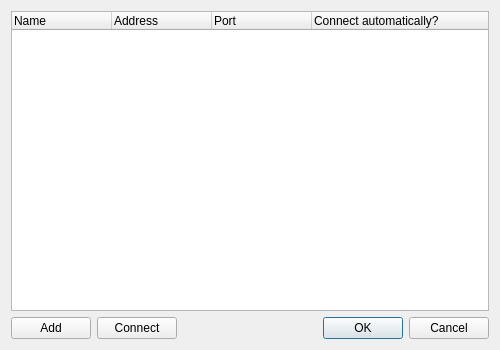
<?xml version="1.0" encoding="UTF-8"?>
<ui version="4.0">
 <class>ServerListDialog</class>
 <widget class="QDialog" name="ServerListDialog">
  <property name="geometry">
   <rect>
    <x>0</x>
    <y>0</y>
    <width>500</width>
    <height>350</height>
   </rect>
  </property>
  <property name="sizePolicy">
   <sizepolicy hsizetype="Expanding" vsizetype="Expanding">
    <horstretch>0</horstretch>
    <verstretch>0</verstretch>
   </sizepolicy>
  </property>
  <property name="minimumSize">
   <size>
    <width>400</width>
    <height>300</height>
   </size>
  </property>
  <property name="windowTitle">
   <string>Servermanager</string>
  </property>
  <property name="windowIcon">
   <iconset resource="OpenRcon.qrc">
    <normaloff>:/icons/openrcon.png</normaloff>:/icons/openrcon.png</iconset>
  </property>
  <layout class="QGridLayout" name="gridLayout">
   <item row="0" column="0" colspan="3">
    <widget class="QTreeWidget" name="treeWidget">
     <property name="enabled">
      <bool>true</bool>
     </property>
     <property name="contextMenuPolicy">
      <enum>Qt::CustomContextMenu</enum>
     </property>
     <column>
      <property name="text">
       <string>Name</string>
      </property>
     </column>
     <column>
      <property name="text">
       <string>Address</string>
      </property>
     </column>
     <column>
      <property name="text">
       <string>Port</string>
      </property>
     </column>
     <column>
      <property name="text">
       <string>Connect automatically?</string>
      </property>
     </column>
    </widget>
   </item>
   <item row="1" column="0" colspan="3">
    <layout class="QHBoxLayout" name="horizontalLayout">
     <item>
      <widget class="QPushButton" name="pushButton_sld_add">
       <property name="text">
        <string>Add</string>
       </property>
       <property name="icon">
        <iconset resource="OpenRcon.qrc">
         <normaloff>:/icons/add.png</normaloff>:/icons/add.png</iconset>
       </property>
      </widget>
     </item>
     <item>
      <widget class="QPushButton" name="pushButton_sld_connect">
       <property name="toolTip">
        <string>If no server is selected or already connected to current server, this is disabled.</string>
       </property>
       <property name="text">
        <string>Connect</string>
       </property>
      </widget>
     </item>
     <item>
      <spacer name="horizontalSpacer">
       <property name="orientation">
        <enum>Qt::Horizontal</enum>
       </property>
       <property name="sizeHint" stdset="0">
        <size>
         <width>40</width>
         <height>20</height>
        </size>
       </property>
      </spacer>
     </item>
     <item>
      <widget class="QDialogButtonBox" name="buttonBox">
       <property name="standardButtons">
        <set>QDialogButtonBox::Cancel|QDialogButtonBox::Ok</set>
       </property>
      </widget>
     </item>
    </layout>
   </item>
  </layout>
 </widget>
 <tabstops>
  <tabstop>buttonBox</tabstop>
  <tabstop>pushButton_sld_add</tabstop>
  <tabstop>pushButton_sld_connect</tabstop>
  <tabstop>treeWidget</tabstop>
 </tabstops>
 <resources>
  <include location="OpenRcon.qrc"/>
 </resources>
 <connections/>
</ui>
